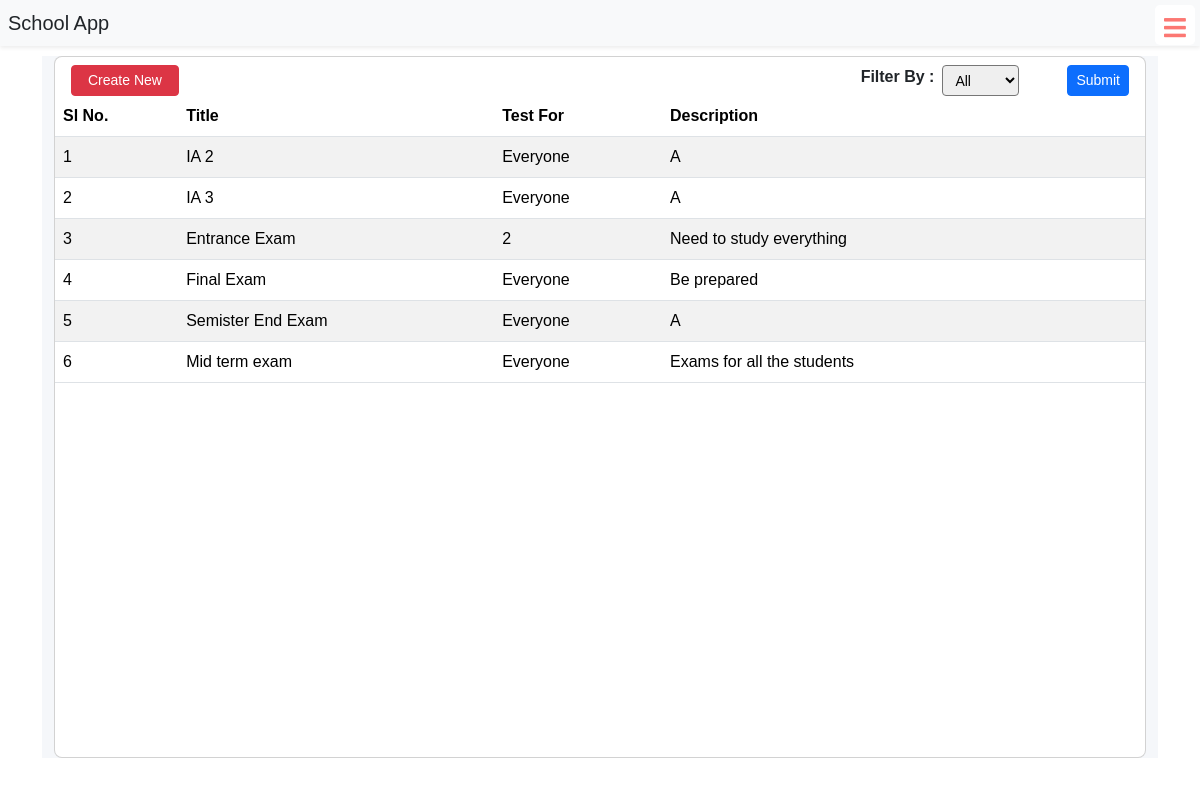
The app's page /display-tests (signed in), older data.
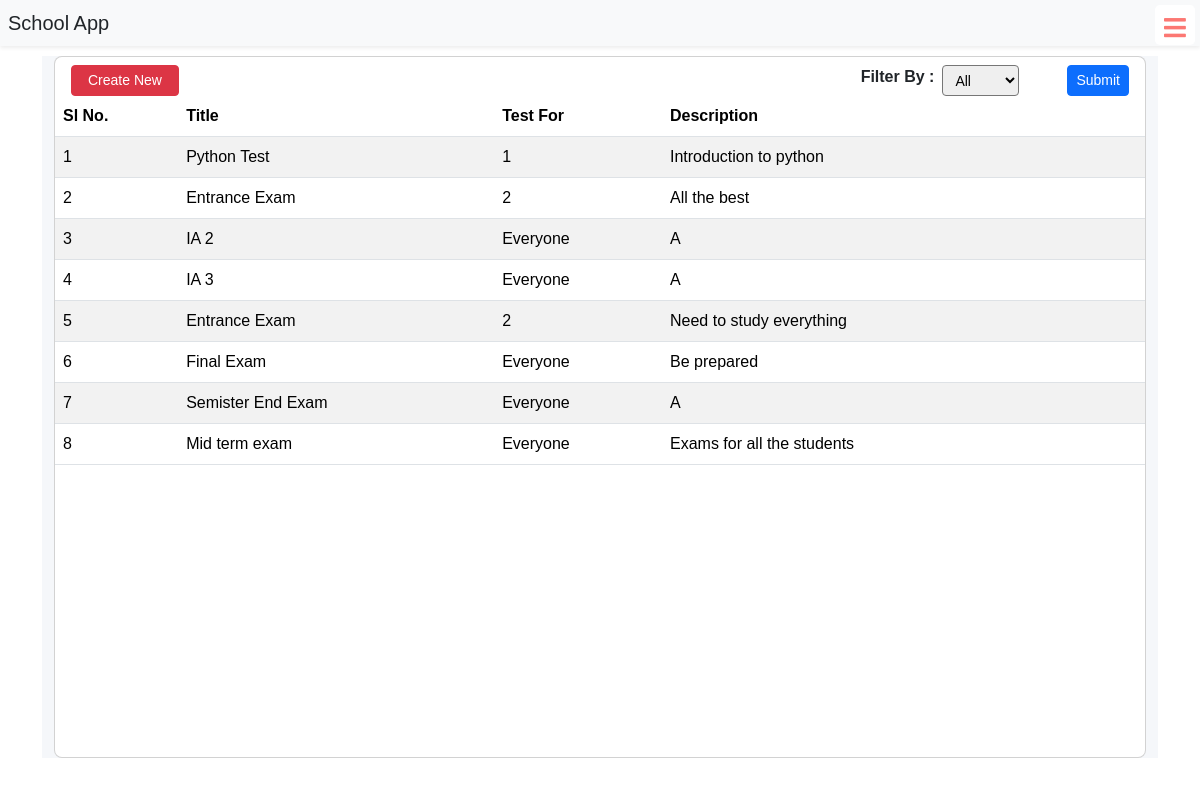
The same page, newer data.
### schoolapp/models.py (models this page shows, shortened)
class BasicInfo(models.Model):
    created_at = models.DateTimeField(auto_now_add=True)
    updated_at = models.DateTimeField(auto_now=True)

class Test(BasicInfo):
    title = models.CharField(max_length=255)
    test_for = models.IntegerField()
    total_marks = models.IntegerField(default=0)
    description = models.TextField()
    start_at = models.DateTimeField(default = datetime.now())
    is_ready = models.BooleanField(default = False)

### schoolapp/views.py (the view)
# urls.py: path("display-tests",views.display_tests,name="display_tests"),
@login_required(login_url="signin")
def display_tests(request):
    tests_list  = Test.objects.all()[::-1]
    if request.method == 'POST':
        filter_order = request.POST["filter-order"]
        if filter_order == 'all':
            tests_list  = Test.objects.all()[::-1]
        else:
            tests_list = Test.objects.filter(test_for = filter_order)[::-1]
    else:
        tests_list = Test.objects.all()[::-1]
    context = {
        'tests_list' : tests_list
    }
    return render(request,"display-tests.html",context=context)

### templates/display-tests.html (shortened to what the changed rows need)
{% extends "base.html" %}
{% load static %}
{% block body %}
<div class="container-fluid container-md" style="margin-top: 2rem;">
    <section class="intro">
        <div class="bg-image h-100" style="background-color: #f5f7fa;">
            <div class="mask d-flex align-items-center h-100">
                <div class="container">
                    <div class="row justify-content-center">
                        <div class="col-12">
                            <div class="card">
                                <div class="card-body p-0">
                                    <div class="table-responsive table-scroll" data-mdb-perfect-scrollbar="true"
                                        style="position: relative; height: 700px">
                                        <table class="table table-striped table-hover mb-0">
                                            <thead>
                                                <tr>
                                                    <th>Sl No.</th>
                                                    <th scope="col">Title</th>
                                                    <th scope="col">Test For</th>
                                                    <th scope="col">Description</th>
                                                    <th scope="col"></th>
                                                </tr>
                                            </thead>
                                            <tbody>
                                                {% for test in tests_list %}
                                                <tr>
                                                    <td>{{forloop.counter}}</td>
                                                    <td>{{test.title}}</td>
                                                    {% if test.test_for == 0 %}
                                                    <td>Everyone</td>
                                                    {% else %}
                                                    <td>{{test.test_for}}</td>
                                                    {% endif %}
                                                    <td>{{test.description | truncatewords:5}}</td>
                                                    <td>
                                                        {% if test.is_ready %}
                                                        <span><a href="{% url 'upload_marks' test.id %}">
                                                                    alt=""></a></span>
                                                        {% endif %}
                                                        <span><a href="{% url 'delete_test' test.id %}"><img
                                                                    alt=""></a></span>
                                                    </td>
                                                </tr>
                                                {% endfor %}
                                            </tbody>
                                        </table>
                                    </div>
                                </div>
                            </div>
                        </div>
                    </div>
                </div>
            </div>
        </div>
    </section>
</div>
{% endblock %}

Row changes from the older to the newer data that the page shows:
added Test: title "Python Test", test_for "1", description "Introduction to python"
added Test: title "Entrance Exam", test_for "2", description "All the best"
